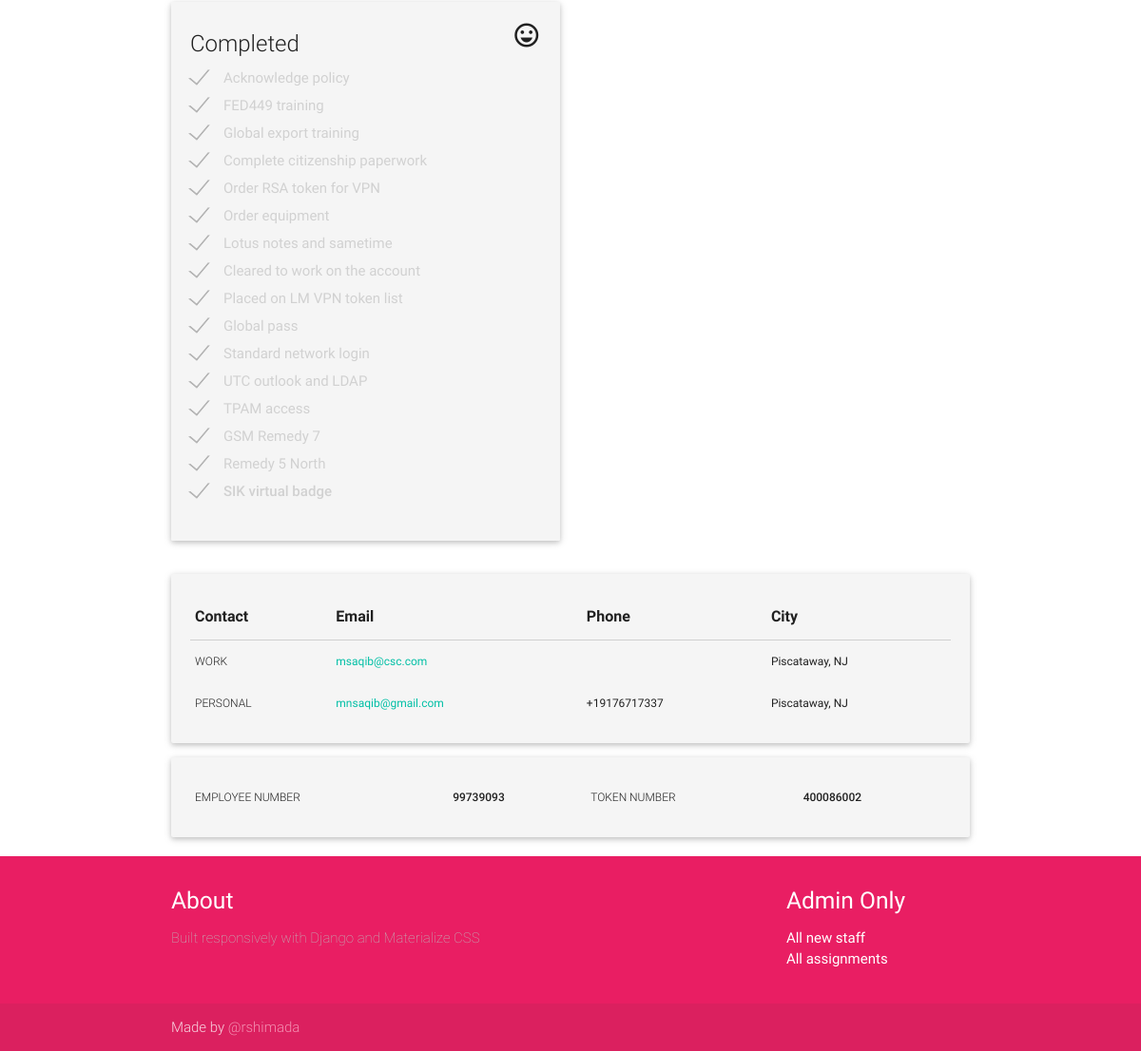
Before: /msaqib (lower part) with the older database file.
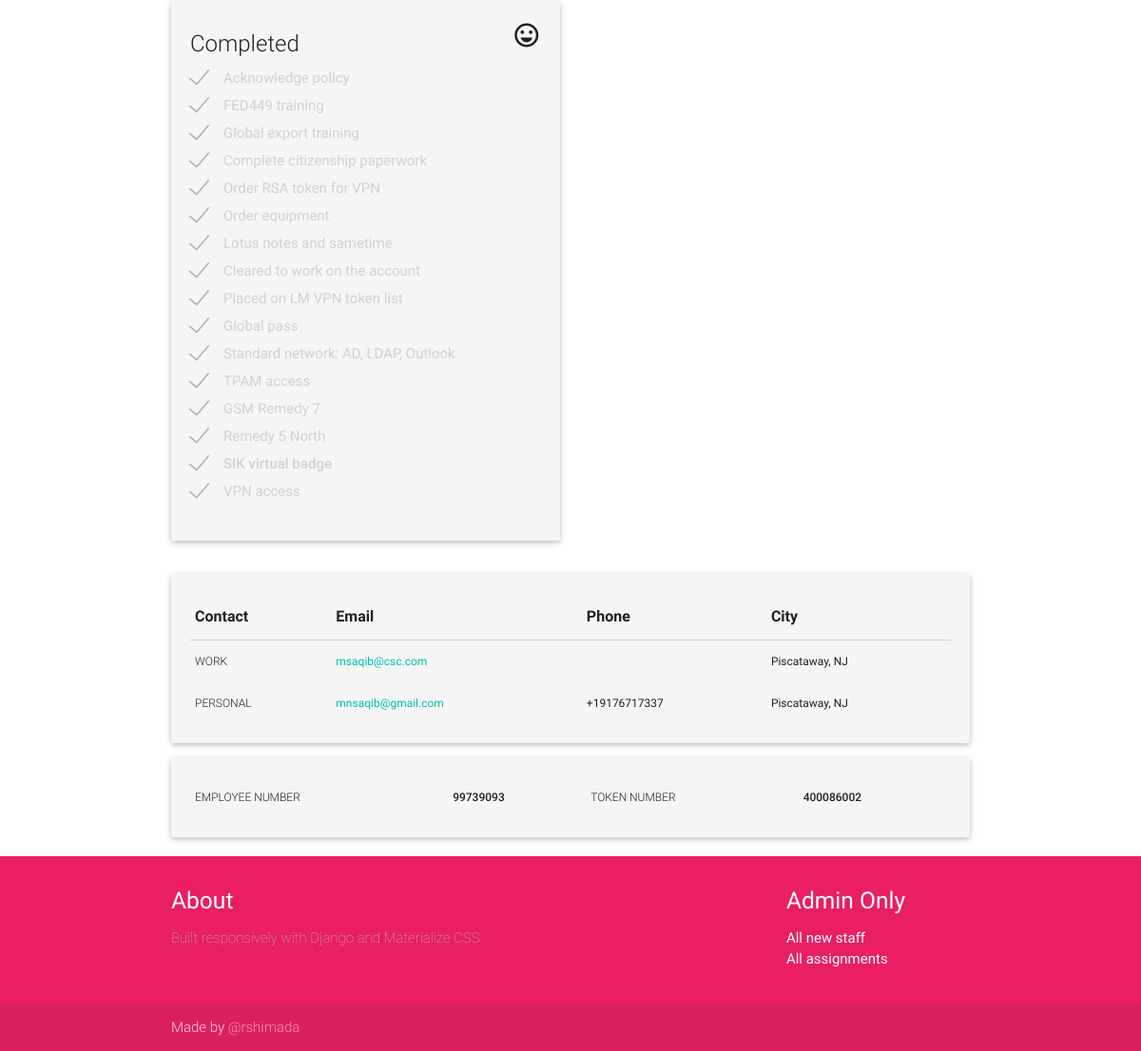
After: the same page with the newer database file.
### app/models.py (models this page shows, shortened)
class Assignment(models.Model):
    person = models.ForeignKey(Person)
    task = models.ForeignKey(Task)
    comment = models.CharField(max_length=200, blank=True)
    complete = models.BooleanField(default=False)
    def __str__(self):
        return self.task.title

class Task(models.Model):
    title = models.CharField(max_length=200)
    description = models.CharField(max_length=600, blank=True)
    stage = models.CharField(max_length=2, blank=True)
    predecessor = models.ManyToManyField("self", symmetrical=False, blank=True)
    vpnrequired = models.BooleanField(default=False)
    class Meta:
        ordering = ['stage', 'id']

### app/views.py (the view, shortened to what this page needs)
# urls.py: url(r'^(?P<shortname>\w+)', views.profile),
@require_http_methods(["GET", "POST"])
def profile(request, shortname=None):
    people = Person.objects.order_by('startdate')
    person = get_object_or_404(Person, shortname=shortname)
    assignments = Assignment.objects.filter(person=person)
    randimg = random.randint(1, 20)
    form = AssignmentForm(request.POST or None)
    context = {'shortname': shortname,
                'people': people,
                'person': person,
                'assignments': assignments,
                'form': form,
                'message': messages,
                'randimg': randimg}
    return render(request, 'app/profile.html', context)

### app/models.py (called while the page is built)
    def __str__(self):
        return '{0} {1}'.format(self.firstname, self.lastname)

### app/templates/app/profile.html (shortened to what this page needs)
{% extends "app/index.html" %}
{% load staticfiles %}
{% block content %}
<div class="container">
  <div class="row">
    <div class="col s12 l6">
      <div class="card">
        <div class="card-content grey lighten-4">
          <span class="card-title">Completed
            <i class="right small material-icons">sentiment_very_satisfied</i>
          </span>
          <form action="" method="post">
            {% for assignment in assignments %}
            {% if assignment.complete %}
            {% if assignment.comment %}
            <label class="gray-text tooltipped" for="{{ assignment.id }}" data-tooltip="{{ assignment.comment }}"><strong>{{ assignment }}</strong></label><br />
            {% endif %}
            {% if not assignment.comment %}
            <label class="gray-text" for="{{ assignment.id }}">{{ assignment }}</label><br />
            {% endif %}
            {% endif %}
            {% endfor %}
          </form>
        </div>
      </div>
    </div>
  </div>
  <div class="col s12 l6">
    <div class="card profile-card">
      <div class="card-content">
        <table class="responsive-table highlight">
          <thead>
            <tr>
              <th>Contact</th>
              <th>Email</th>
              <th>Phone</th>
              <th>City</th>
            </tr>
          </thead>
          <tbody>
            <tr>
              <td class="cell-label">Work</td>
              <td><a href="mailto:{{ shortname }}@csc.com">{{ shortname }}@csc.com</a></td>
              <td>{{ person.workphone }}</td>
              <td>{{ person.workcity }}, {{ person.workstate }}</td>
            </tr>
            <tr>
              <td class="cell-label">Personal</td>
              <td><a href="mailto:{{ person.personalemail }}">{{ person.personalemail }}</a></td>
              <td>{{ person.personalphone }}</td>
              <td>{{ person.personalcity }}, {{ person.personalstate }}</td>
            </tr>
          </tbody>
        </table>
      </div>
    </div>
  </div>
  <div class="col s12">
    <div class="card profile-card">
      <div class="card-content">
        <table class="responsive-table highlight">
          <tbody>
            <tr>
              <td class="cell-label">Employee number</td>
              <td class="td-bold">{{ person.employid }}</td>
              <td class="cell-label">Token number</td>
              <td class="td-bold">{{ person.tokenserial }}</td>
            </tr>
          </tbody>
        </table>
      </div>
    </div>
  </div>
</div>
{% endblock %}

Changed rows visible on the page:
removed Assignment: task.title "UTC outlook and LDAP"
changed through a linked row, Assignment: task.title "Standard network login" → "Standard network: AD, LDAP, Outlook"
added Assignment: task.title "VPN access"
